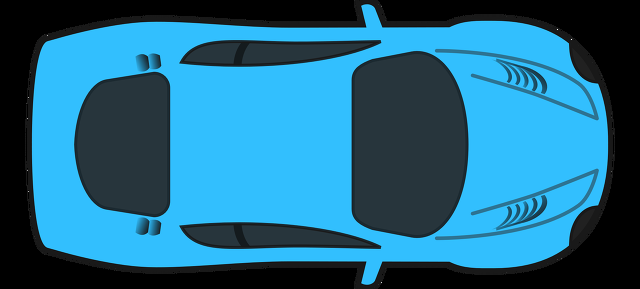
%> input picture Lab2/Plot Car/car.png, 640 x 289 px
$ octave MainPlotCarJPG.m   (GNU Octave 9; MATLAB toolbox functions it lacks are replaced by stand-ins)
%> lines starting %> are read from the running program, lines starting %| are printed output that depends on the picture
### Lab2/Plot Car/get_rszcarimg.m
function [carrsz, trrsz] = get_rszcarimg(imgpath, rszwh)
%> called with imgpath = 'car.png', rszwh = [75 100]

% GET RESIZED CAR IMAGE


[carimg, ~, cartr] = imread(imgpath);
%> carimg is the input picture: size 289x640x3 uint8; mean R, G, B 34.1, 105.5, 137.4
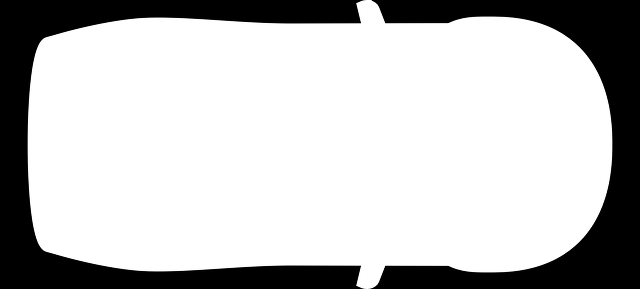
%> cartr: size 289x640 uint8; min 0, max 255, mean 191.1

carrsz = imresize(carimg, rszwh);
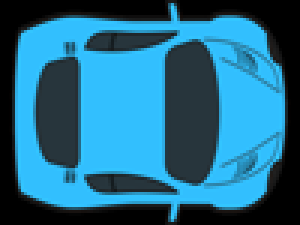
%> carrsz: size 75x100x3 uint8 (shown 3 times larger); mean R, G, B 34.1, 105.5, 137

trrsz  = imresize(cartr, rszwh);
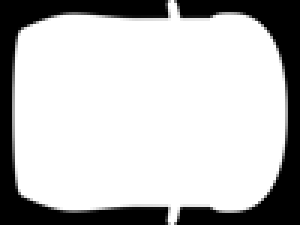
%> trrsz: size 75x100 uint8 (shown 3 times larger); min 0, max 255, mean 191.1

### Lab2/Plot Car/plot_carimage.m
function plot_carimage(carpos, carwh, rszwh, carrsz, trrsz)


[xmesh_grid, ymesh_grid] = get_carmeshgred(carpos, carwh, rszwh);

h = surf('xdata', xmesh_grid, 'ydata', ymesh_grid, 'zdata', zeros(rszwh(1), rszwh(2)), 'cdata', carrsz, 'AlphaData', trrsz , 'FaceAlpha', 'texture', 'FaceColor', 'texturemap' , 'EdgeColor','None', 'LineStyle', 'None');

### Lab2/Plot Car/get_carmeshgred.m
function [xmesh_grid, ymesh_grid] = get_carmeshgred(carpos, carwh, rszwh)


[xtemp, ytemp] = meshgrid(linspace(-carwh(1)/2, carwh(1)/2, rszwh(2)), linspace(-carwh(2)/2, carwh(2)/2, rszwh(1)));

xvec = xtemp(:);

yvec = ytemp(:);

xyvec = [xvec yvec];

c = cos(carpos(3));

s = sin(carpos(3));

rotmat = [c s ; -s c];

xyvec = xyvec * rotmat + repmat(carpos(1:2), rszwh(1)*rszwh(2), 1);

xvec = xyvec(:, 1);

yvec = xyvec(:, 2);

xmesh_grid = reshape(xvec, rszwh(1), rszwh(2));

ymesh_grid = reshape(yvec, rszwh(1), rszwh(2));

### Lab2/Plot Car/MainPlotCarJPG.m
%%credit http://enginius.tistory.com/

rszwh  = [75 100];

carwh  = [0.45 0.18];
[rcarrsz, rtrrsz] = get_rszcarimg('car.png', rszwh);
% POSITIONS
x=rand(1);
rcarpos = [x sin(x)+0.5 360*cos(sin(x))];
% LOAD IMAGES


% THIS HAS TO RUN EVERY TIME.

% PLOT
axis tight manual
figure(); hold on; %set(gcf,'Color', [0.6, 0.9, 0.8]/4 );
plot(0:0.01:5,sin(0:0.01:5))
plot(0:0.01:5,sin(0:0.01:5)+1)
plot_carimage(rcarpos, carwh, rszwh, rcarrsz, rtrrsz);

axis equal ; grid on;

xlabel('X'); ylabel('Y');

title('Plot Cars', 'FontSize', 15, 'Color', 'w');
axis([0 5 -1 2])
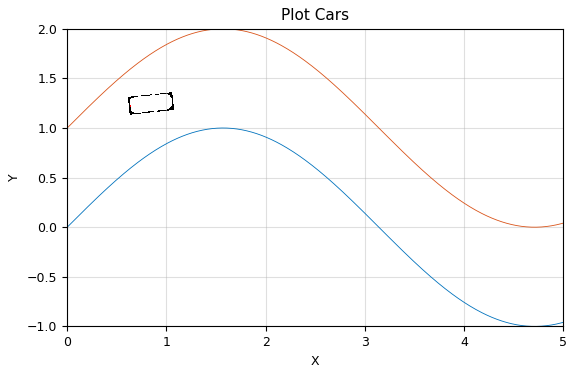
%> figure redrawn from the program's plot data; curve peaks at x = 1.57, y = 1; curve peaks at x = 1.57, y = 2
